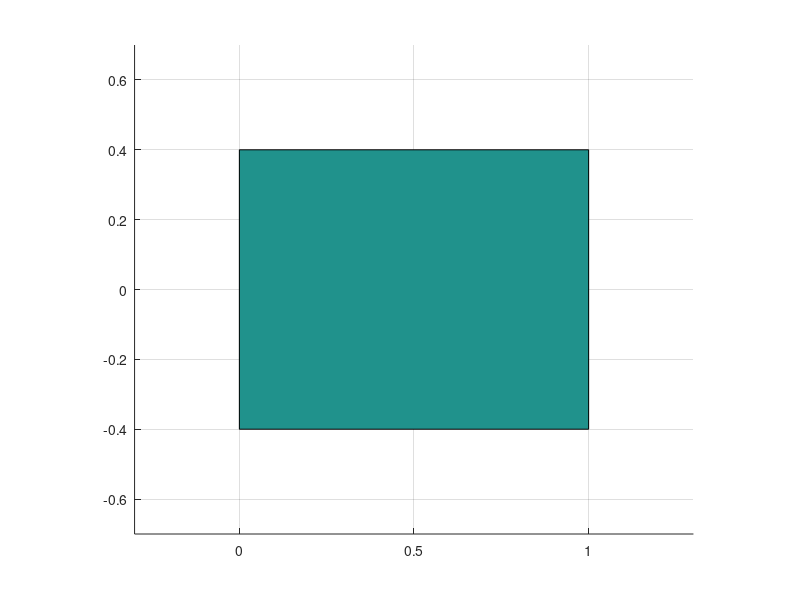

MATLAB code for this plot: (Note: this script raises an error after producing the figure.)
clear all ; clf

fig = figure(1)

ax = axis()
axis(ax,[-0.3 1.3 -0.7 0.7])
grid on;
axis equal
hold on

% plot table
corners.x = [0 1 1 0 ];
corners.y = [0.4 0.4 -0.4 -0.4];
patch(corners.x(:),corners.y(:),[1 1 1 1])

% define the robot parameters and initiate the object
links_length    = [0.3 0.3];
joints_value    = [-1 1];
joints_lim      = [ -pi  pi ];
base_pose.x     = 0.5;
base_pose.y     = 0.4;
base_pose.yaw   = -pi/2;
arms            = RobotArmMultiLink(links_length,joints_value,base_pose,joints_lim);


links_length    = [0.6];
joints_value    = [0];
joints_lim      = [ -pi  pi ];
base_pose.x     = 0.5;
base_pose.y     = -0.4;
base_pose.yaw   = pi/2;
arms(end+1)     = RobotArmMultiLink(links_length,joints_value,base_pose,joints_lim);

ma = MultiArm(arms);
ma.plotAllArms;


% iniitiate task
task.armID                  = 1;
task.target_joints_value    = [1 -1];
task.object_position        = ma.arms(task.armID).FK(task.target_joints_value);

ma.GenerateMotionPlan(task);
ma.plotPlan
% figure(4)
% load('Cspace.mat')
% contour3(J11,J12,Z,100)
% hold on;
% xlabel('j11');ylabel('j12');zlabel('j21');
% 
% target = [];
% a1.target = [1 -1];
% for kk = 1:length(j21)
%    target(end+1,:) = [a1.target , j21(kk)];  
% end
% 
% %plot initial conf
% plot3(ma.arms(1).joints_value(1),ma.arms(1).joints_value(2),ma.arms(2).joints_value(1),'bo','Markersize',15)
% %plot target
% plot3(target(:,1),target(:,2),target(:,3),'r');
% 
% 
% links_length    = [0.3 0.3];
% joints_value    = [-1.3 2.6];
% joints_lim      = [ -pi  pi ];
% base_pose.x     = 0.5;
% base_pose.y     = 0.4;
% base_pose.yaw   = -pi/2;
% arm3     = RobotArmMultiLink(links_length,joints_value,base_pose,joints_lim);


% plot break point
% plot3(arm3.joints_value(1),arm3.joints_value(2),ma.arms(2).joints_value(1),'mo','Markersize',15)



% j11 = linspace(-pi,pi,70);
% j12 = linspace(-pi,pi,70);
% j21 = linspace(-pi,pi,70);
% 
% [J11,J12] = meshgrid(j11,j12);
% Z = zeros(size(J11));
% b = 1;
% figure(3);
% hold on;
% Cspace = [];
% for ii = 1:length(j11)
%     for jj = 1:length(j12)
%         for kk = 1:length(j21)
%             if ma.CollisionCheck(1,2,[j11(ii),j12(jj)],j21(kk))
%                 Cspace(end+1,:) = [j11(ii),j12(jj),j21(kk)]
%                 Z(ii,jj) = j21(kk);
%             end
%             b = b+1
%         end
%     end
% end
% contour3(J11,J12,Z,100)

